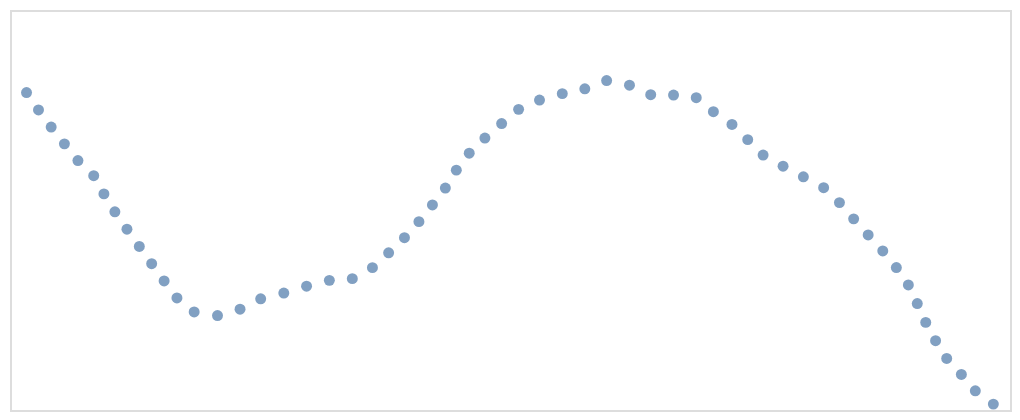

Notebook cell for this chart:
### Code cell
alt.Chart(get_plot_df(df_2, 8, "data") ).mark_point(filled=True).encode(
        x=alt.X("x", axis=None),
        y=alt.Y("y", axis=None).scale(domain=[0, 1])
    ).properties(
        width=500,
        height=200
    )

### Figure 1 — Vega-Lite specification as saved in the notebook (floating-point values rounded to 4 significant figures)
{"config": {"view": {"continuousWidth": 300, "continuousHeight": 300}}, "data": {"name": "data-7e1efa93b5a5e26a75b6cbffe602a40f"}, "mark": {"type": "point", "filled": true}, "encoding": {"x": {"axis": null, "field": "x", "type": "quantitative"}, "y": {"axis": null, "field": "y", "scale": {"domain": [0, 1]}, "type": "quantitative"}}, "height": 200, "width": 500, "$schema": "https://vega.github.io/schema/vega-lite/v6.1.0.json", "datasets": {"data-7e1efa93b5a5e26a75b6cbffe602a40f": [{"x": 1.984, "y": 0.7937}, {"x": 3.419, "y": 0.75}, {"x": 4.942, "y": 0.7073}, {"x": 6.53, "y": 0.6653}, {"x": 8.151, "y": 0.6237}, {"x": 10.05, "y": 0.5858}, {"x": 11.27, "y": 0.5403}, {"x": 12.58, "y": 0.4956}, {"x": 14.03, "y": 0.4521}, {"x": 15.52, "y": 0.4089}, {"x": 17.0, "y": 0.3658}, {"x": 18.49, "y": 0.3228}, {"x": 20.03, "y": 0.2802}, {"x": 22.1, "y": 0.2452}, {"x": 24.9, "y": 0.2361}, {"x": 27.61, "y": 0.2519}, {"x": 30.08, "y": 0.2779}, {"x": 32.86, "y": 0.2925}, {"x": 35.59, "y": 0.3095}, {"x": 38.32, "y": 0.3241}, {"x": 41.08, "y": 0.3284}, {"x": 43.49, "y": 0.3559}, {"x": 45.43, "y": 0.3929}, {"x": 47.33, "y": 0.4308}, {"x": 49.07, "y": 0.4709}, {"x": 50.69, "y": 0.5126}, {"x": 52.24, "y": 0.5549}, {"x": 53.56, "y": 0.5997}, {"x": 55.11, "y": 0.642}, {"x": 56.99, "y": 0.6799}, {"x": 59.0, "y": 0.716}, {"x": 61.03, "y": 0.7516}, {"x": 63.54, "y": 0.7748}, {"x": 66.27, "y": 0.7909}, {"x": 68.98, "y": 0.8029}, {"x": 71.59, "y": 0.8235}, {"x": 74.34, "y": 0.8121}, {"x": 76.89, "y": 0.7883}, {"x": 79.62, "y": 0.7874}, {"x": 82.35, "y": 0.7809}, {"x": 84.41, "y": 0.7456}, {"x": 86.64, "y": 0.714}, {"x": 88.53, "y": 0.6759}, {"x": 90.37, "y": 0.6375}, {"x": 92.77, "y": 0.6096}, {"x": 95.21, "y": 0.583}, {"x": 97.64, "y": 0.5558}, {"x": 99.53, "y": 0.5185}, {"x": 101.2, "y": 0.4779}, {"x": 103.0, "y": 0.4377}, {"x": 104.7, "y": 0.3977}, {"x": 106.4, "y": 0.3562}, {"x": 107.8, "y": 0.3126}, {"x": 108.9, "y": 0.2661}, {"x": 109.9, "y": 0.219}, {"x": 111.1, "y": 0.1732}, {"x": 112.4, "y": 0.1289}, {"x": 114.2, "y": 0.08898}, {"x": 115.8, "y": 0.04798}, {"x": 118.0, "y": 0.0147}]}}
